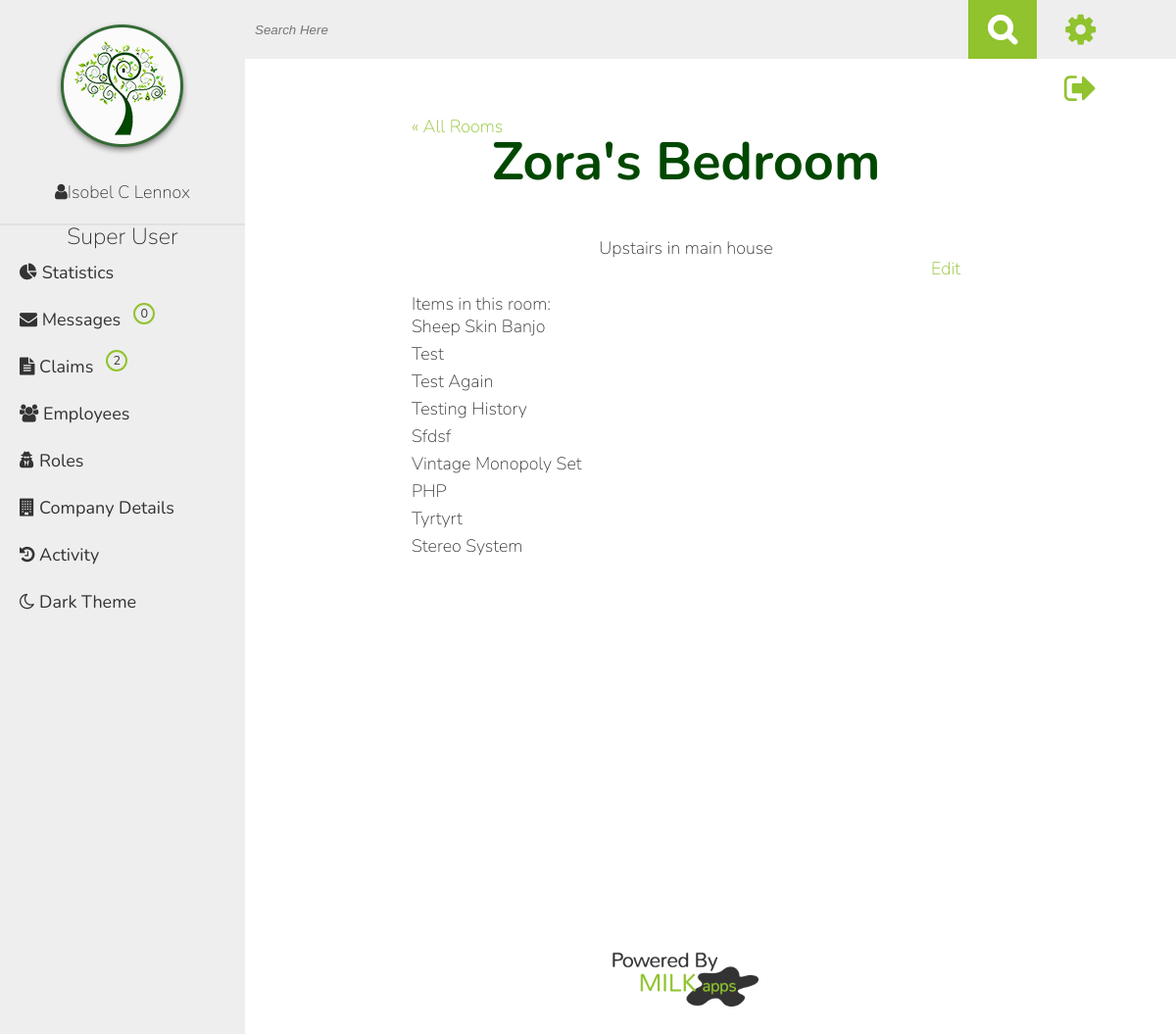
/room_details.php?id=1 (signed in), run on the app's committed database.
### tables this page shows
CREATE TABLE IF NOT EXISTS `company_details` (
  `id` int(11) NOT NULL,
  `logo` varchar(60) DEFAULT NULL,
  `name` varchar(60) NOT NULL,
  `address` varchar(60) NOT NULL,
  `city` varchar(60) NOT NULL,
  `state` varchar(20) NOT NULL,
  `zip` varchar(10) NOT NULL,
  `phone` varchar(20) NOT NULL,
  `content` varchar(500) NOT NULL
);

CREATE TABLE IF NOT EXISTS `roles` (
  `id` int(11) NOT NULL,
  `name` varchar(60) NOT NULL
);

CREATE TABLE IF NOT EXISTS `rooms` (
  `id` int(11) NOT NULL,
  `name` varchar(60) NOT NULL,
  `notes` varchar(500) NOT NULL,
  `user_id` int(7) NOT NULL
);

CREATE TABLE IF NOT EXISTS `items` (
  `id` int(11) NOT NULL,
  `user_id` int(7) DEFAULT NULL,
  `category` int(7) DEFAULT NULL,
  `room_id` int(7) DEFAULT NULL,
  `name` varchar(60) DEFAULT NULL,
  `purchase_date` varchar(60) DEFAULT NULL,
  `purchase_price` varchar(20) DEFAULT NULL,
  `declared_value` varchar(60) DEFAULT NULL,
  `notes` varchar(999) DEFAULT NULL,
  `upload_date` varchar(20) DEFAULT NULL,
  `updated` varchar(20) DEFAULT NULL,
  `in_trash` int(2) DEFAULT NULL
);

### room_details.php (the view, shortened to what this page needs)
<?php $current_page="inventory";
include("inc/header.php"); ?>
<?php
if(isset($_GET['id'])){ ?>
<a href="rooms.php">&laquo; All Rooms</a>
 <?php
    $query  = "SELECT * FROM rooms WHERE id={$_GET['id']}";
    $result = mysqli_query($connection, $query);
    if($result){
        foreach($result as $show){
            echo "<h1>".$show['name']."</h1>";
            echo "<p class=\"center\">".$show['notes']."</p>";
            echo "<a class=\"right\" href=\"room_details.php?room=".$_GET['id']."\">Edit</a> <br/><br/>";
                $item_query  = "SELECT * FROM items WHERE room_id={$_GET['id']}";
                $itemresult = mysqli_query($connection, $item_query);
                if($itemresult){
                    echo "Items in this room: ";
                    echo "<ul>";
                    foreach($itemresult as $item){
                        echo "<li><a href=\"item_details.php?id=".$item['id']."\">".$item['name']."</li>";
                    }
                    echo "</ul>";
                }
            }
        }
}else{
    $_SESSION["message"] = "Room does not exist!";
    header('Location: ' . $_SERVER['HTTP_REFERER']);
}
?>
<?php include("inc/footer.php"); ?>

### inc/header.php (shortened to what this page needs)
<!DOCTYPE html>
<html>
    <head>
        <?php if(isset($_SESSION['theme'])){
        if($_SESSION['theme']==1){
                     ?>
                    <link rel="stylesheet" href="css/style.css">
                    <link rel="stylesheet" href="css/dark-theme.css">
            <?php  }else{
                      ?>
                    <link rel="stylesheet" href="css/style.css">
            <?php   }
        }else{ ?>
            <link rel="stylesheet" href="css/style.css">
        <?php } ?>
        <link rel="stylesheet" href="//maxcdn.bootstrapcdn.com/font-awesome/4.3.0/css/font-awesome.min.css">
    </head>
<body>
<nav>
  <div class= 'logo_user'>
    <?php
        $logo_query="SELECT * FROM company_details";
        $logo_found=mysqli_query($connection, $logo_query);;
        if($logo_found){
            $details=mysqli_fetch_assoc($logo_found);
            $logo=$details['logo'];
        }else{
            $logo="img/under_my_roof_sm.png";
        }
        ?>
    <a href="index.php"><img src="<?php echo $logo; ?>" alt="Greenwell Bank Logo"></a><br>
<?php
if(isset($sub_page) && $sub_page=="profile"){
    echo "<p class=\"sub_page\"><i class=\"fa fa-user\"> </i><a href=\"profile.php\"> " . $_SESSION['username'] ."</a></p>";
}else{
   echo " <p><i class=\"fa fa-user\"> </i><a href=\"profile.php\">". $_SESSION['username'] . "</a></p>";
}
echo "</div>";
if($_SESSION['is_employee']==0){
         ?>
        <ul>
         <?php
                if(isset($current_page) && $current_page=="dashboard"){
                    echo "<li class=\"current_page\"><a href=\"index.php\"><i class=\"fa fa-tachometer\"></i> Dashboard</a></li>";
                }else{
                   echo " <li><a href=\"index.php\"><i class=\"fa fa-tachometer\"></i> Dashboard</a></li>";
                }
                if(isset($current_page) && $current_page=="inventory"){
                    echo "<li class=\"current_page\"><a href='inventory.php'><i class=\"fa fa-cubes\"></i> Inventory</a>";
                    echo "<ul>";
                    if(isset($sub_page)&&($sub_page == "add_item")) {
                      echo "<li class=\"sub_page\"><a href='add_item.php'><i class=\"fa fa-plus\"></i> Add Item</a></li>";
                    } else {
                      echo "<li><a href=\"add_item.php\"><i class=\"fa fa-plus\"></i> Add Item</a></li>";
                    }
                    if(isset($sub_page)&&($sub_page == "view_rooms")) {
                      echo "<li class=\"sub_page\"><a href='rooms.php'><i class=\"fa fa-eye\"></i> View Rooms</a></li>";
                    } else {
                      echo "<li><a href='rooms.php'><i class=\"fa fa-eye\"></i> View Rooms</a></li>";
                    }
                    echo "</ul></li>";
                ?>
            <?php
                }else{
                   echo " <li><a href='inventory.php'><i class=\"fa fa-cubes\"></i> Inventory</a> ";
                     ?>
              <ul>
                <li><a href="add_item.php"><i class="fa fa-plus"></i> Add Item</a></li>
                <li><a href="rooms.php"><i class="fa fa-eye"></i> View Rooms</a></li>
              </ul> </li>
               <?php
                }
    if(isset($current_page) && $current_page=="claims"){
      $all_query  = "SELECT COUNT(*) as total FROM claims WHERE user_id={$_SESSION['user_id']} AND status_id=4";
      $all_result = mysqli_query($connection, $all_query);
      $data=mysqli_fetch_assoc($all_result);
      if($data['total']==0){ $claim_alert=""; $total_alerts=""; }else{ $claim_alert="claim_alert_client"; $total_alerts=$data['total']; }
      ?>
            <li class="current_page"><a class='alert_container' href="claim_history.php"><i class="fa fa-folder-open"></i> Claims <div class="<?php echo $claim_alert; ?>"><?php echo $total_alerts; ?></div></a>
            <ul>
          <?php
              if(isset($sub_page)&&($sub_page == "file_claim")) {
                echo "<li class=\"sub_page\"><a href=\"file_new_claim.php\"><i class=\"fa fa-file-text\"></i> File Claim</a></li> ";
              } else {
                echo "<li><a href=\"file_new_claim.php\"><i class=\"fa fa-file-text\"></i> File Claim</a></li>";
              }?>
            </ul>
            </li>
<?php }else{
            $all_query  = "SELECT COUNT(*) as total FROM claims WHERE user_id={$_SESSION['user_id']} AND status_id=4";
            $all_result = mysqli_query($connection, $all_query);
            $data=mysqli_fetch_assoc($all_result);
            if($data['total']==0){ $claim_alert=""; $total_alerts=""; }else{ $claim_alert="claim_alert_client"; $total_alerts=$data['total']; }
          ?>
            <li><a class='alert_container' href="claim_history.php"><i class="fa fa-folder-open"></i> Claims <div class="<?php echo $claim_alert; ?>"><?php echo $total_alerts; ?></div></a>
                <ul>
                 <li><a href="file_new_claim.php"><i class="fa fa-file-text"></i> File Claim</a></li>
                </ul>
            </li>
   <?php }
             if(isset($current_page) && $current_page=="activity"){ ?>
            <li class="current_page"><a href="activity.php"><i class="fa fa-history"></i> Activity</a></li>
            <?php }else{ ?>
             <li><a href="activity.php"><i class="fa fa-history"></i> Activity</a></li>
           <?php  }
            if(isset($current_page) && $current_page=="help"){?>
            <li class="current_page"><a href="help.php"><i class="fa fa-question"></i> Help</a></li>
             <?php }else{ ?>
              <li><a href="help.php"><i class="fa fa-question"></i> Help</a></li>
              <?php  } ?>
        </ul>
<?php }else{
     ?>
     <?php
    $role_query  = "SELECT * FROM roles WHERE id={$_SESSION['role']}";
    $role_result = mysqli_query($connection, $role_query);
    if($role_result){
        $role=mysqli_fetch_assoc($role_result);
        echo "<h4>".$role['name']."</h4>";
    }
    $claim_notification="SELECT COUNT(*) as total FROM claims WHERE status_id=0";
    $result=mysqli_query($connection, $claim_notification);
    $data=mysqli_fetch_assoc($result);
    $total= $data['total'];
   $role=0;
     foreach($_SESSION['permissions'] as $key => $val){
        if($val==3){
            $role++;
        }
    }  ?>
            <ul>
                   <?php
                    $message_query="SELECT COUNT(*) as messages FROM messages WHERE sent_to={$_SESSION['user_id']} AND viewed=0";
                    $message_found=mysqli_query($connection, $message_query);
                    $mes=mysqli_fetch_assoc($message_found);
                    $num_messg= $mes['messages'];
                    ?>
                <?php  if(isset($current_page) && $current_page=="dashboard"){ ?>
                        <li class="current_page"><a href="index.php"><i class="fa fa-pie-chart"></i> Statistics</a></li>
                <?php  }else{ ?>
                    <li><a href="index.php"><i class="fa fa-pie-chart"></i> Statistics</a></li>
                <?php   } ?>
                <?php  if(isset($current_page) &&  $current_page=="messages"){ ?>
                        <li class="current_page"><a href="messages.php" class='alert_container'><i class="fa fa-envelope"></i> Messages <div class="claim_alert"><?php echo $num_messg; ?></div></a></li>
                <?php  }else{ ?>
                        <li><a href="messages.php" class='alert_container'><i class="fa fa-envelope"></i> Messages <div class="claim_alert"><?php echo $num_messg; ?></div></a></li>
                <?php   } ?>
                <?php
                      if(isset($current_page) && $current_page=="claims"){ ?>
                <li class="current_page"><a class='alert_container' href="claims.php?pending"><i class="fa fa-file-text"></i> Claims <div class="claim_alert"><?php echo $total; ?></div></a></li>
              <?php  }else{ ?>
                <li><a class='alert_container' href="claims.php?pending"><i class="fa fa-file-text"></i> Claims <div class="claim_alert"><?php echo $total; ?></div></a></li>
             <?php   } ?>
                <?php  if(isset($current_page) && $current_page=="employees"){ ?>
                        <li class="current_page"><a href="employees.php"><i class="fa fa-users"></i> Employees</a></li>
              <?php  }else{ ?>
                     <li><a href="employees.php"><i class="fa fa-users"></i> Employees</a></li>
             <?php   } ?>
                <?php  if(isset($current_page) && $current_page=="roles"){
                        if($role == 1){ ?>
                            <li class="current_page"><a href="roles.php"><i class="fa fa-user-secret"></i> Roles</a></li>
                        <?php }?>
              <?php  }else{
                        if($role == 1){ ?>
                <li><a href="roles.php"><i class="fa fa-user-secret"></i> Roles</a></li>
                <?php }?>
             <?php   } ?>
            <?php  if(isset($current_page) && $current_page=="company"){ ?>
                        <li class="current_page"><a href="company_details.php"><i class="fa fa-building"></i> Company Details</a></li>
              <?php  }else{ ?>
                      <li><a href="company_details.php"><i class="fa fa-building"></i> Company Details</a></li>
             <?php   } ?>
                <?php if(isset($current_page) && $current_page=="activity"){ ?>
                <li class="current_page"><a href="activity.php"><i class="fa fa-history"></i> Activity</a></li>
                    <?php }else{ ?>
                     <li><a href="activity.php" ><i class="fa fa-history"></i> Activity</a></li>
                   <?php  } ?>
            </ul>
<?php }  ?>
            <ul id="themes">
                 <?php if(isset($_SESSION['theme'])){
            if($_SESSION['theme']==1){
                  echo "<li><a href=\"edit.php?theme\"><i class=\"fa fa-sun-o\"></i> Light Theme</a></li>";
                    }else{
                    echo "<li><a href=\"edit.php?theme\"><i class=\"fa fa-moon-o\"></i> Dark Theme</a></li>";
                    }
                }else{
            echo "<li><a href=\"edit.php?theme\"><i class=\"fa fa-moon-o\"></i> Dark Theme</a></li>";
            }
        ?>
             </ul>
          </nav>
<header>
    <div class="search_container">
        <form class='search' action="search.php" method="POST">
          <input type="search" placeholder='Search Here' name="query" id="searchbar">
          <input type="submit" name="search" id="nav_search" value="&#xf002;">
      </form>
  </div>
    <div class="account_links">
        <div>
          <a title="Manage Account Settings" href="settings.php?user=<?php echo $_SESSION['user_id'] ?>"><i id="spinCog" class="fa fa-cog fa-2x"></i></a>
        </div>
        <div>
          <a title="Log Out" href="logout.php"><i class="fa fa-sign-out fa-2x"></i></a>
        </div>
    </div>
</header>
        <div class="clearfix" id="page">
              <div class="content_wrapper">

### data on the page
company_details: logo (picture)
roles: name "Super User"
rooms: name "Zora's Bedroom", notes "Upstairs in main house"
items: name "Sheep Skin Banjo"
items: name "Test"
items: name "Test Again"
items: name "Testing History"
items: name "Sfdsf"
items: name "Vintage Monopoly Set"
items: name "PHP"
items: name "Tyrtyrt"
items: name "Stereo System"

### other printed values
$_SESSION['username'] "Isobel C Lennox"
$num_messg "0"
$total "2"
